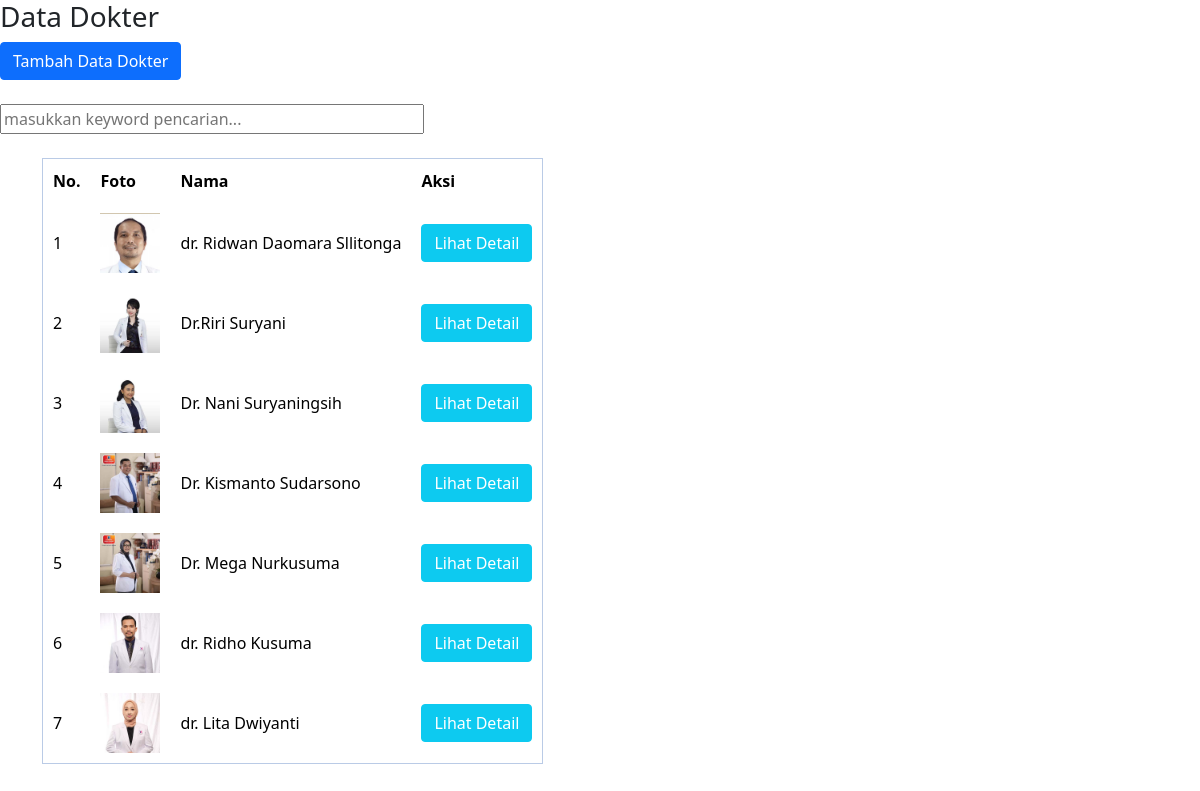
The page /admin/dokter.php (signed in) on the database its author committed.
### tables this page shows
CREATE TABLE `dokter` (
  `id` int(11) NOT NULL,
  `nama_dokter` varchar(100) DEFAULT NULL,
  `gender` int(11) DEFAULT NULL,
  `no_tlp` char(15) DEFAULT NULL,
  `lulusan` varchar(255) DEFAULT NULL,
  `kerja` varchar(255) DEFAULT NULL,
  `foto` varchar(255) DEFAULT NULL
);

### admin/functions.php (called while the page is built, shortened)
<?php
function koneksi(){
    return mysqli_connect('localhost', 'root', '', 'tubes');
}
function query($query){
    $conn = koneksi();
    $result = mysqli_query($conn, $query) or die(mysqli_error($conn));
    $rows = [];
    while($row = mysqli_fetch_assoc($result)){
        $rows[] = $row;
    }
    return $rows;
}

### admin/dokter.php (the view, shortened to what this page needs)
<?php
require 'functions.php';
$dokter = query("SELECT * FROM dokter");
?>
<!DOCTYPE html>
<html>
<head>
    <link href="https://cdn.jsdelivr.net/npm/bootstrap@5.1.3/dist/css/bootstrap.min.css" rel="stylesheet">
</head>
<body>
    <h3>Data Dokter</h3>
    <a href="tambah.php" class="btn btn-primary">Tambah Data Dokter</a>
    <br><br>
    <form action="" method="get">
        <input type="text" name="keyword" size="40" placeholder="masukkan keyword pencarian..." autocomplete="off" autofocus class="keyword">
    </form>
    <br>
    <div class="container">
        <table border="1" cellpadding="10" cellspacing="0" class="table-primary">
            <tr>
                <th>No.</th>
                <th>Foto</th>
                <th>Nama</th>
                <th>Aksi</th>
            </tr>
            <?php $i=1;
            foreach($dokter as $key => $value) :?>
            <tr>
                <td><?= $i++; ?></td>
                <td><img src="../img/<?= $value['foto']; ?>" width="60"></td>
                <td><?= $value['nama_dokter']; ?></td>
                <td>
                    <a href="detail.php?id=<?= $value['id']; ?>" style="color: white;" class="btn btn-info">Lihat Detail</a>
                </td>
            </tr>
            <?php endforeach ; ?>
        </table>
    </div>
</body>
</html>

### rows shown on the page
dokter: foto (picture), nama_dokter "dr. Ridwan Daomara Sllitonga"
dokter: foto (picture), nama_dokter "Dr.Riri Suryani"
dokter: foto (picture), nama_dokter "Dr. Nani Suryaningsih"
dokter: foto (picture), nama_dokter "Dr. Kismanto Sudarsono"
dokter: foto (picture), nama_dokter "Dr. Mega Nurkusuma"
dokter: foto (picture), nama_dokter "dr. Ridho Kusuma"
dokter: foto (picture), nama_dokter "dr. Lita Dwiyanti"
